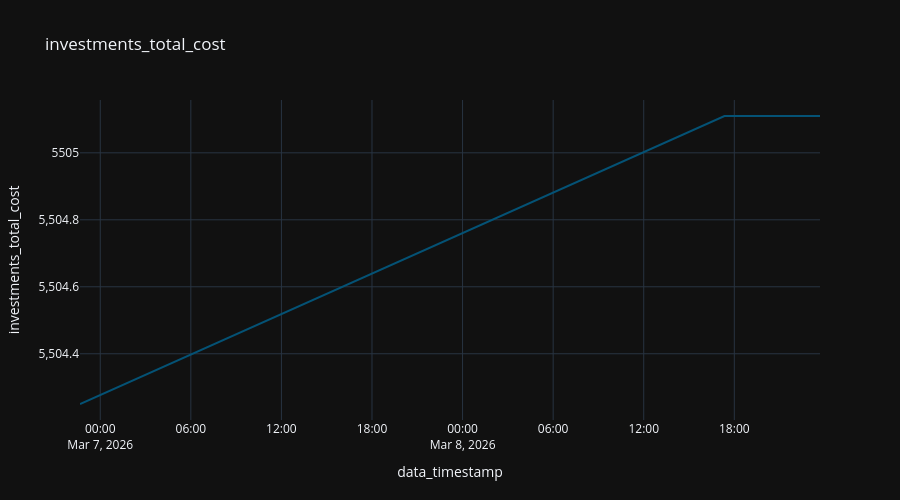

The notebook cell this image was saved under:
### Code cell
fig = px.line (
  df_account,
  "data_timestamp",
  "investments_total_cost",
  title="investments_total_cost"
#   color_discrete_sequence="Tealgrn_r",
)

fig.update_layout (
  height=500,
)

### Figure 1 — Plotly figure (JSON) as saved in the notebook; plotly's stock layout.template omitted (floating-point values rounded to 4 significant figures)
{"data": [{"hovertemplate": "data_timestamp=%{x}<br>investments_total_cost=%{y}<extra></extra>", "legendgroup": "", "line": {"color": "rgb(4, 82, 117)", "dash": "solid"}, "marker": {"symbol": "circle"}, "mode": "lines", "name": "", "orientation": "v", "showlegend": false, "type": "scatter", "x": ["2026-03-08T23:40:34.525659", "2026-03-08T23:40:27.730832", "2026-03-08T23:06:41.026018", "2026-03-08T22:55:01.302217", "2026-03-08T22:43:24.610459", "2026-03-08T22:32:23.135490", "2026-03-08T20:03:50.163422", "2026-03-08T19:52:12.961157", "2026-03-08T19:40:38.052550", "2026-03-08T19:28:45.602075", "2026-03-08T19:17:05.096410", "2026-03-08T19:11:40.094790", "2026-03-08T18:53:51.794209", "2026-03-08T18:42:17.084008", "2026-03-08T18:30:38.367714", "2026-03-08T18:18:45.808130", "2026-03-08T18:07:13.062653", "2026-03-08T17:55:25.609977", "2026-03-08T17:43:48.015631", "2026-03-08T17:32:05.819384", "2026-03-08T17:20:51.909591", "2026-03-06T22:39:30.652466"], "xaxis": "x", "y": [5505.0, 5505.0, 5505.0, 5505.0, 5505.0, 5505.0, 5505.0, 5505.0, 5505.0, 5505.0, 5505.0, 5505.0, 5505.0, 5505.0, 5505.0, 5505.0, 5505.0, 5505.0, 5505.0, 5505.0, 5505.0, 5504.0], "yaxis": "y"}], "layout": {"height": 500, "legend": {"tracegroupgap": 0}, "title": {"text": "investments_total_cost"}, "xaxis": {"anchor": "y", "domain": [0, 1], "title": {"text": "data_timestamp"}}, "yaxis": {"anchor": "x", "domain": [0, 1], "title": {"text": "investments_total_cost"}}}}
